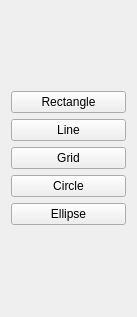
<?xml version="1.0" encoding="UTF-8"?>
<ui version="4.0">
 <class>ShapeDrawer</class>
 <widget class="QWidget" name="ShapeDrawer">
  <property name="geometry">
   <rect>
    <x>0</x>
    <y>0</y>
    <width>137</width>
    <height>317</height>
   </rect>
  </property>
  <property name="windowTitle">
   <string>Form</string>
  </property>
  <layout class="QGridLayout" name="gridLayout">
   <item row="0" column="0">
    <layout class="QVBoxLayout" name="verticalLayout">
     <item>
      <widget class="QPushButton" name="drawRectButton">
       <property name="text">
        <string>Rectangle</string>
       </property>
      </widget>
     </item>
     <item>
      <widget class="QPushButton" name="drawLineButton">
       <property name="text">
        <string>Line</string>
       </property>
      </widget>
     </item>
     <item>
      <widget class="QPushButton" name="drawGridButton">
       <property name="text">
        <string>Grid</string>
       </property>
      </widget>
     </item>
     <item>
      <widget class="QPushButton" name="drawCircleButton">
       <property name="text">
        <string>Circle</string>
       </property>
      </widget>
     </item>
     <item>
      <widget class="QPushButton" name="drawElipseButton">
       <property name="text">
        <string>Ellipse</string>
       </property>
      </widget>
     </item>
    </layout>
   </item>
  </layout>
 </widget>
 <resources/>
 <connections/>
</ui>
